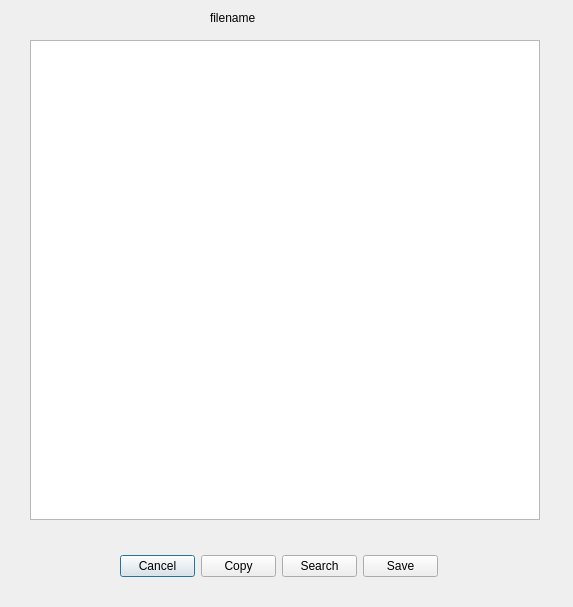
<?xml version="1.0" encoding="UTF-8"?>
<ui version="4.0">
 <class>editorDialog</class>
 <widget class="QDialog" name="editorDialog">
  <property name="geometry">
   <rect>
    <x>0</x>
    <y>0</y>
    <width>573</width>
    <height>607</height>
   </rect>
  </property>
  <property name="windowTitle">
   <string>editor</string>
  </property>
  <widget class="QTextBrowser" name="editorBrowser">
   <property name="geometry">
    <rect>
     <x>30</x>
     <y>40</y>
     <width>510</width>
     <height>480</height>
    </rect>
   </property>
   <property name="minimumSize">
    <size>
     <width>510</width>
     <height>480</height>
    </size>
   </property>
   <property name="maximumSize">
    <size>
     <width>510</width>
     <height>480</height>
    </size>
   </property>
   <property name="readOnly">
    <bool>false</bool>
   </property>
  </widget>
  <widget class="QLabel" name="editorfilename">
   <property name="geometry">
    <rect>
     <x>210</x>
     <y>10</y>
     <width>201</width>
     <height>16</height>
    </rect>
   </property>
   <property name="text">
    <string>filename</string>
   </property>
  </widget>
  <widget class="QWidget" name="layoutWidget">
   <property name="geometry">
    <rect>
     <x>120</x>
     <y>550</y>
     <width>318</width>
     <height>32</height>
    </rect>
   </property>
   <layout class="QHBoxLayout" name="horizontalLayout">
    <item>
     <widget class="QPushButton" name="editquitButton">
      <property name="toolTip">
       <string>&lt;html&gt;&lt;head/&gt;&lt;body&gt;&lt;p&gt;Close editor&lt;/p&gt;&lt;/body&gt;&lt;/html&gt;</string>
      </property>
      <property name="text">
       <string>Cancel</string>
      </property>
     </widget>
    </item>
    <item>
     <widget class="QPushButton" name="copyButton">
      <property name="toolTip">
       <string>&lt;html&gt;&lt;head/&gt;&lt;body&gt;&lt;p&gt;Copy document to clipboard&lt;/p&gt;&lt;/body&gt;&lt;/html&gt;</string>
      </property>
      <property name="text">
       <string>Copy</string>
      </property>
     </widget>
    </item>
    <item>
     <widget class="QPushButton" name="searchButton">
      <property name="toolTip">
       <string>&lt;html&gt;&lt;head/&gt;&lt;body&gt;&lt;p&gt;Search/replace globally&lt;/p&gt;&lt;/body&gt;&lt;/html&gt;</string>
      </property>
      <property name="text">
       <string>Search</string>
      </property>
     </widget>
    </item>
    <item>
     <widget class="QPushButton" name="saveButton">
      <property name="toolTip">
       <string>&lt;html&gt;&lt;head/&gt;&lt;body&gt;&lt;p&gt;Save file&lt;/p&gt;&lt;/body&gt;&lt;/html&gt;</string>
      </property>
      <property name="text">
       <string>Save</string>
      </property>
     </widget>
    </item>
   </layout>
  </widget>
 </widget>
 <resources/>
 <connections>
  <connection>
   <sender>editquitButton</sender>
   <signal>clicked()</signal>
   <receiver>editorDialog</receiver>
   <slot>reject()</slot>
   <hints>
    <hint type="sourcelabel">
     <x>339</x>
     <y>555</y>
    </hint>
    <hint type="destinationlabel">
     <x>287</x>
     <y>303</y>
    </hint>
   </hints>
  </connection>
  <connection>
   <sender>saveButton</sender>
   <signal>clicked()</signal>
   <receiver>editorDialog</receiver>
   <slot>accept()</slot>
   <hints>
    <hint type="sourcelabel">
     <x>212</x>
     <y>555</y>
    </hint>
    <hint type="destinationlabel">
     <x>299</x>
     <y>303</y>
    </hint>
   </hints>
  </connection>
 </connections>
</ui>
